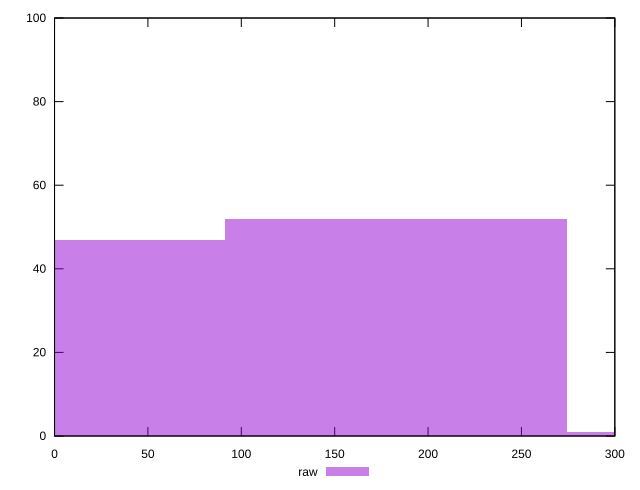

Write gnuplot code to recreate this figure.
reset

$raw <<EOF
182.96700308806865 52
0 47
365.9340061761373 1
EOF

set key outside below
set boxwidth 182.96700308806865
set xrange [0:300]
set yrange [0:100]
set trange [0:100]
set style fill transparent solid 0.5 noborder
set terminal svg size 640, 490 enhanced background rgb 'white'
set output "report_00009_2021-02-08T22-37-41.559Z/unminified-css/samples/pages+cached/raw/histogram.svg"

plot $raw title "raw" with boxes

reset
